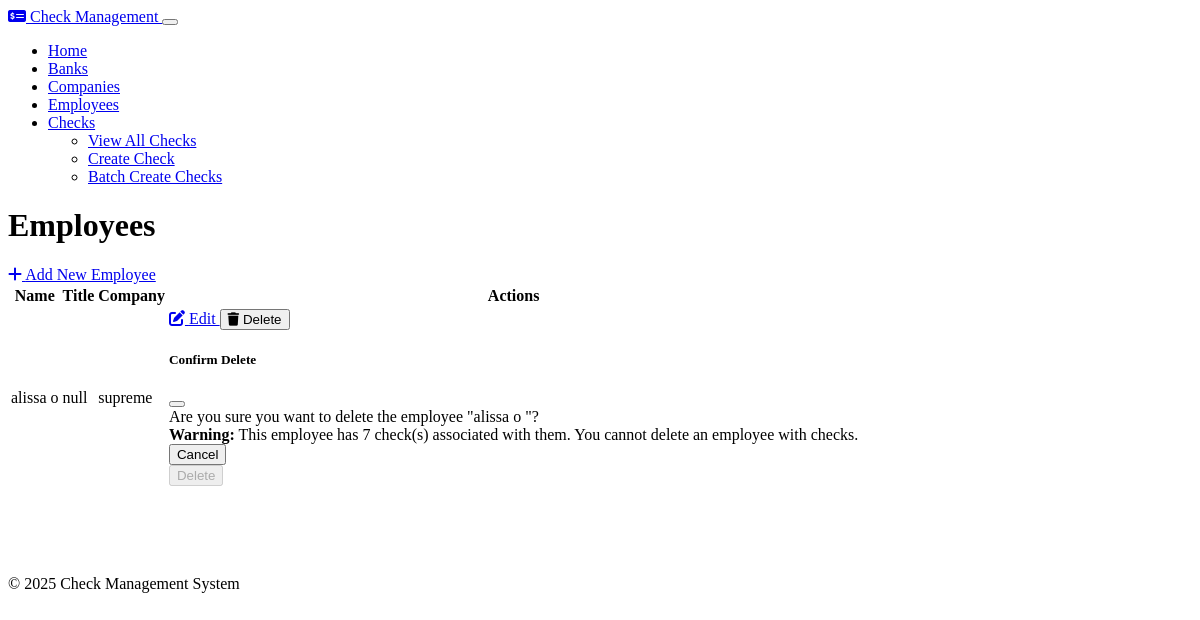
The page /employees on the database its author committed.
### models.py (models this page shows, shortened)
class Employee(db.Model):
    id = db.Column(db.Integer, primary_key=True)
    name = db.Column(db.String(100), nullable=False)
    title = db.Column(db.String(100), nullable=False)
    company_id = db.Column(db.Integer, db.ForeignKey('company.id'), nullable=False)
    checks = db.relationship('Check', backref='employee', lazy=True, cascade="all, delete-orphan")

class Company(db.Model):
    id = db.Column(db.Integer, primary_key=True)
    name = db.Column(db.String(100), nullable=False)
    address = db.Column(db.String(200), nullable=False)
    logo = db.Column(db.Text, nullable=True)  # Store as base64 encoded string
    default_bank_id = db.Column(db.Integer, db.ForeignKey('bank.id'), nullable=True)
    employees = db.relationship('Employee', backref='company', lazy=True, cascade="all, delete-orphan")
    checks = db.relationship('Check', backref='company', lazy=True, cascade="all, delete-orphan")
    clients = db.relationship('CompanyClient', backref='company', lazy=True, cascade="all, delete-orphan")
    default_bank = db.relationship('Bank', backref='companies')

### routes.py (the view)
    @app.route('/employees')
    def employees_index():
        employees = Employee.query.all()
        return render_template('employees/index.html', employees=employees)

### templates/employees/index.html
{% extends 'layout.html' %}
{% block content %}
<div class="d-flex justify-content-between align-items-center mb-4">
    <h1>Employees</h1>
    <a href="{{ url_for('employees_create') }}" class="btn btn-primary">
        <i class="fas fa-plus me-1"></i> Add New Employee
    </a>
</div>
{% if employees %}
    <div class="table-responsive">
        <table class="table table-hover">
            <thead>
                <tr>
                    <th>Name</th>
                    <th>Title</th>
                    <th>Company</th>
                    <th>Actions</th>
                </tr>
            </thead>
            <tbody>
                {% for employee in employees %}
                    <tr>
                        <td>{{ employee.name }}</td>
                        <td>{{ employee.title }}</td>
                        <td>{{ employee.company.name }}</td>
                        <td>
                            <div class="btn-group" role="group">
                                <a href="{{ url_for('employees_edit', id=employee.id) }}" class="btn btn-sm btn-secondary">
                                    <i class="fas fa-edit"></i> Edit
                                </a>
                                <button type="button" class="btn btn-sm btn-danger" data-bs-toggle="modal" data-bs-target="#deleteModal{{ employee.id }}">
                                    <i class="fas fa-trash"></i> Delete
                                </button>
                            </div>
                            <div class="modal fade" id="deleteModal{{ employee.id }}" tabindex="-1" aria-labelledby="deleteModalLabel{{ employee.id }}" aria-hidden="true">
                                <div class="modal-dialog">
                                    <div class="modal-content">
                                        <div class="modal-header">
                                            <h5 class="modal-title" id="deleteModalLabel{{ employee.id }}">Confirm Delete</h5>
                                            <button type="button" class="btn-close" data-bs-dismiss="modal" aria-label="Close"></button>
                                        </div>
                                        <div class="modal-body">
                                            Are you sure you want to delete the employee "{{ employee.name }}"?
                                            {% if employee.checks %}
                                                <div class="alert alert-warning mt-2">
                                                    <strong>Warning:</strong> This employee has {{ employee.checks|length }} check(s) associated with them. You cannot delete an employee with checks.
                                                </div>
                                            {% endif %}
                                        </div>
                                        <div class="modal-footer">
                                            <button type="button" class="btn btn-secondary" data-bs-dismiss="modal">Cancel</button>
                                            <form action="{{ url_for('employees_delete', id=employee.id) }}" method="post">
                                                <button type="submit" class="btn btn-danger" {% if employee.checks %}disabled{% endif %}>Delete</button>
                                            </form>
                                        </div>
                                    </div>
                                </div>
                            </div>
                        </td>
                    </tr>
                {% endfor %}
            </tbody>
        </table>
    </div>
{% else %}
    <div class="alert alert-info">
        <i class="fas fa-info-circle me-2"></i> No employees found. Please add an employee to get started.
    </div>
{% endif %}
{% endblock %}

### static/css/custom.css (style rules this page uses)
.btn-group .btn { transition: all 0.2s ease; }
.table th { font-weight: 600; }

### rows shown on the page
Employee: name "alissa o", title "null", company.name "supreme", checks|length "7"
